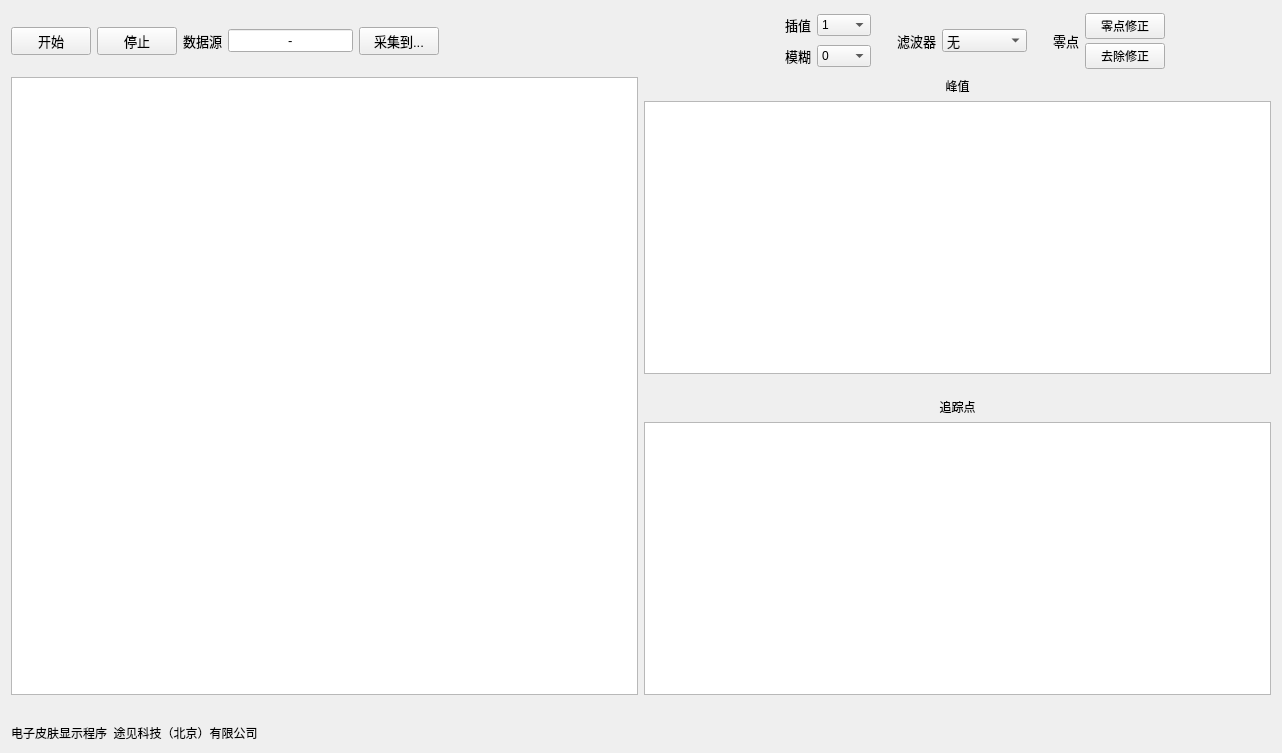
<?xml version="1.0" encoding="UTF-8"?>
<ui version="4.0">
 <class>Form</class>
 <widget class="QWidget" name="Form">
  <property name="geometry">
   <rect>
    <x>0</x>
    <y>0</y>
    <width>1282</width>
    <height>753</height>
   </rect>
  </property>
  <property name="windowTitle">
   <string>Form</string>
  </property>
  <layout class="QGridLayout" name="gridLayout_2">
   <item row="0" column="0">
    <layout class="QHBoxLayout" name="horizontalLayout">
     <item>
      <widget class="QPushButton" name="button_start">
       <property name="font">
        <font>
         <family>Arial</family>
         <pointsize>10</pointsize>
        </font>
       </property>
       <property name="text">
        <string>开始</string>
       </property>
      </widget>
     </item>
     <item>
      <widget class="QPushButton" name="button_stop">
       <property name="font">
        <font>
         <family>Arial</family>
         <pointsize>10</pointsize>
        </font>
       </property>
       <property name="text">
        <string>停止</string>
       </property>
      </widget>
     </item>
     <item>
      <widget class="QLabel" name="label_4">
       <property name="font">
        <font>
         <family>Arial</family>
         <pointsize>10</pointsize>
        </font>
       </property>
       <property name="text">
        <string>数据源</string>
       </property>
      </widget>
     </item>
     <item>
      <widget class="QLineEdit" name="com_port">
       <property name="sizePolicy">
        <sizepolicy hsizetype="Minimum" vsizetype="Fixed">
         <horstretch>0</horstretch>
         <verstretch>0</verstretch>
        </sizepolicy>
       </property>
       <property name="font">
        <font>
         <family>Arial</family>
         <pointsize>10</pointsize>
        </font>
       </property>
       <property name="text">
        <string>-</string>
       </property>
       <property name="frame">
        <bool>true</bool>
       </property>
       <property name="echoMode">
        <enum>QLineEdit::Normal</enum>
       </property>
       <property name="alignment">
        <set>Qt::AlignCenter</set>
       </property>
      </widget>
     </item>
     <item>
      <widget class="QPushButton" name="button_save_to">
       <property name="font">
        <font>
         <family>Arial</family>
         <pointsize>10</pointsize>
        </font>
       </property>
       <property name="text">
        <string>采集到...</string>
       </property>
      </widget>
     </item>
     <item>
      <spacer name="horizontalSpacer_3">
       <property name="orientation">
        <enum>Qt::Horizontal</enum>
       </property>
       <property name="sizeHint" stdset="0">
        <size>
         <width>108</width>
         <height>20</height>
        </size>
       </property>
      </spacer>
     </item>
     <item>
      <layout class="QVBoxLayout" name="verticalLayout_5"/>
     </item>
     <item>
      <spacer name="horizontalSpacer_6">
       <property name="orientation">
        <enum>Qt::Horizontal</enum>
       </property>
       <property name="sizeHint" stdset="0">
        <size>
         <width>40</width>
         <height>20</height>
        </size>
       </property>
      </spacer>
     </item>
     <item>
      <layout class="QGridLayout" name="gridLayout">
       <item row="0" column="0">
        <widget class="QLabel" name="label_8">
         <property name="font">
          <font>
           <family>Arial</family>
           <pointsize>10</pointsize>
          </font>
         </property>
         <property name="text">
          <string>插值</string>
         </property>
        </widget>
       </item>
       <item row="0" column="1">
        <widget class="QComboBox" name="combo_interpolate">
         <property name="font">
          <font>
           <family>Arial</family>
           <pointsize>9</pointsize>
          </font>
         </property>
         <item>
          <property name="text">
           <string>1</string>
          </property>
         </item>
         <item>
          <property name="text">
           <string>2</string>
          </property>
         </item>
         <item>
          <property name="text">
           <string>4</string>
          </property>
         </item>
        </widget>
       </item>
       <item row="1" column="0">
        <widget class="QLabel" name="label_9">
         <property name="font">
          <font>
           <family>Arial</family>
           <pointsize>10</pointsize>
          </font>
         </property>
         <property name="text">
          <string>模糊</string>
         </property>
        </widget>
       </item>
       <item row="1" column="1">
        <widget class="QComboBox" name="combo_blur">
         <property name="font">
          <font>
           <family>Arial</family>
           <pointsize>9</pointsize>
          </font>
         </property>
         <item>
          <property name="text">
           <string>0</string>
          </property>
         </item>
         <item>
          <property name="text">
           <string>0.25</string>
          </property>
         </item>
         <item>
          <property name="text">
           <string>0.5</string>
          </property>
         </item>
         <item>
          <property name="text">
           <string>1</string>
          </property>
         </item>
         <item>
          <property name="text">
           <string>2</string>
          </property>
         </item>
         <item>
          <property name="text">
           <string>4</string>
          </property>
         </item>
        </widget>
       </item>
      </layout>
     </item>
     <item>
      <spacer name="horizontalSpacer_4">
       <property name="orientation">
        <enum>Qt::Horizontal</enum>
       </property>
       <property name="sizeType">
        <enum>QSizePolicy::Preferred</enum>
       </property>
       <property name="sizeHint" stdset="0">
        <size>
         <width>20</width>
         <height>20</height>
        </size>
       </property>
      </spacer>
     </item>
     <item>
      <widget class="QLabel" name="label_6">
       <property name="font">
        <font>
         <family>Arial</family>
         <pointsize>10</pointsize>
        </font>
       </property>
       <property name="text">
        <string>滤波器</string>
       </property>
      </widget>
     </item>
     <item>
      <widget class="QComboBox" name="combo_filter_time">
       <property name="font">
        <font>
         <family>Arial</family>
         <pointsize>10</pointsize>
        </font>
       </property>
       <item>
        <property name="text">
         <string>无</string>
        </property>
       </item>
       <item>
        <property name="text">
         <string>中值-0.2s</string>
        </property>
       </item>
       <item>
        <property name="text">
         <string>中值-1s</string>
        </property>
       </item>
       <item>
        <property name="text">
         <string>均值-0.2s</string>
        </property>
       </item>
       <item>
        <property name="text">
         <string>均值-1s</string>
        </property>
       </item>
      </widget>
     </item>
     <item>
      <spacer name="horizontalSpacer_5">
       <property name="orientation">
        <enum>Qt::Horizontal</enum>
       </property>
       <property name="sizeType">
        <enum>QSizePolicy::Preferred</enum>
       </property>
       <property name="sizeHint" stdset="0">
        <size>
         <width>20</width>
         <height>20</height>
        </size>
       </property>
      </spacer>
     </item>
     <item>
      <widget class="QLabel" name="label_7">
       <property name="font">
        <font>
         <family>Arial</family>
         <pointsize>10</pointsize>
        </font>
       </property>
       <property name="text">
        <string>零点</string>
       </property>
      </widget>
     </item>
     <item>
      <layout class="QVBoxLayout" name="verticalLayout_2">
       <property name="spacing">
        <number>2</number>
       </property>
       <item>
        <widget class="QPushButton" name="button_set_zero">
         <property name="font">
          <font>
           <family>Arial</family>
           <pointsize>9</pointsize>
          </font>
         </property>
         <property name="text">
          <string>零点修正</string>
         </property>
        </widget>
       </item>
       <item>
        <widget class="QPushButton" name="button_abandon_zero">
         <property name="font">
          <font>
           <family>Arial</family>
           <pointsize>9</pointsize>
          </font>
         </property>
         <property name="text">
          <string>去除修正</string>
         </property>
        </widget>
       </item>
      </layout>
     </item>
     <item>
      <widget class="QLabel" name="label_logo">
       <property name="sizePolicy">
        <sizepolicy hsizetype="Fixed" vsizetype="Fixed">
         <horstretch>30</horstretch>
         <verstretch>2</verstretch>
        </sizepolicy>
       </property>
       <property name="minimumSize">
        <size>
         <width>100</width>
         <height>60</height>
        </size>
       </property>
       <property name="styleSheet">
        <string notr="true"/>
       </property>
       <property name="text">
        <string/>
       </property>
      </widget>
     </item>
    </layout>
   </item>
   <item row="1" column="0">
    <layout class="QHBoxLayout" name="horizontalLayout_2" stretch="1,1">
     <item>
      <widget class="GraphicsLayoutWidget" name="fig_image">
       <property name="sizePolicy">
        <sizepolicy hsizetype="Expanding" vsizetype="Expanding">
         <horstretch>0</horstretch>
         <verstretch>0</verstretch>
        </sizepolicy>
       </property>
       <property name="font">
        <font>
         <family>SimSun-ExtB</family>
         <pointsize>16</pointsize>
        </font>
       </property>
      </widget>
     </item>
     <item>
      <layout class="QVBoxLayout" name="verticalLayout">
       <item>
        <widget class="QLabel" name="label_3">
         <property name="text">
          <string>峰值</string>
         </property>
         <property name="alignment">
          <set>Qt::AlignCenter</set>
         </property>
        </widget>
       </item>
       <item>
        <widget class="GraphicsLayoutWidget" name="fig_1">
         <property name="font">
          <font>
           <family>SimSun-ExtB</family>
           <pointsize>16</pointsize>
          </font>
         </property>
        </widget>
       </item>
       <item>
        <spacer name="verticalSpacer_3">
         <property name="orientation">
          <enum>Qt::Vertical</enum>
         </property>
         <property name="sizeType">
          <enum>QSizePolicy::Preferred</enum>
         </property>
         <property name="sizeHint" stdset="0">
          <size>
           <width>20</width>
           <height>18</height>
          </size>
         </property>
        </spacer>
       </item>
       <item>
        <widget class="QLabel" name="label_2">
         <property name="text">
          <string>追踪点</string>
         </property>
         <property name="alignment">
          <set>Qt::AlignCenter</set>
         </property>
        </widget>
       </item>
       <item>
        <widget class="GraphicsLayoutWidget" name="fig_2">
         <property name="font">
          <font>
           <family>SimSun-ExtB</family>
           <pointsize>16</pointsize>
          </font>
         </property>
        </widget>
       </item>
      </layout>
     </item>
    </layout>
   </item>
   <item row="2" column="0">
    <widget class="QLabel" name="console_out">
     <property name="font">
      <font>
       <family>Arial</family>
       <pointsize>11</pointsize>
      </font>
     </property>
     <property name="text">
      <string/>
     </property>
    </widget>
   </item>
   <item row="3" column="0">
    <widget class="QLabel" name="label_5">
     <property name="text">
      <string>电子皮肤显示程序  途见科技（北京）有限公司</string>
     </property>
    </widget>
   </item>
  </layout>
 </widget>
 <customwidgets>
  <customwidget>
   <class>GraphicsLayoutWidget</class>
   <extends>QGraphicsView</extends>
   <header location="global">pyqtgraph</header>
  </customwidget>
 </customwidgets>
 <resources/>
 <connections/>
</ui>
